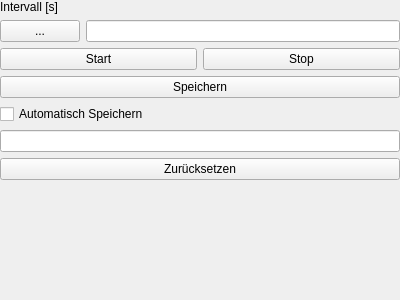
<?xml version="1.0" encoding="UTF-8"?>
<ui version="4.0">
 <class>gui::LoggerForm</class>
 <widget class="QWidget" name="gui::LoggerForm">
  <property name="geometry">
   <rect>
    <x>0</x>
    <y>0</y>
    <width>400</width>
    <height>300</height>
   </rect>
  </property>
  <property name="windowTitle">
   <string>Form</string>
  </property>
  <layout class="QVBoxLayout" name="verticalLayout">
   <property name="leftMargin">
    <number>0</number>
   </property>
   <property name="topMargin">
    <number>0</number>
   </property>
   <property name="rightMargin">
    <number>0</number>
   </property>
   <property name="bottomMargin">
    <number>0</number>
   </property>
   <item>
    <widget class="QLabel" name="label">
     <property name="text">
      <string>Intervall [s]</string>
     </property>
    </widget>
   </item>
   <item>
    <layout class="QHBoxLayout" name="horizontalLayout">
     <item>
      <widget class="QPushButton" name="pushButton">
       <property name="sizePolicy">
        <sizepolicy hsizetype="Fixed" vsizetype="Fixed">
         <horstretch>0</horstretch>
         <verstretch>0</verstretch>
        </sizepolicy>
       </property>
       <property name="text">
        <string>...</string>
       </property>
      </widget>
     </item>
     <item>
      <widget class="QLineEdit" name="lineEdit">
       <property name="sizePolicy">
        <sizepolicy hsizetype="Minimum" vsizetype="Fixed">
         <horstretch>0</horstretch>
         <verstretch>0</verstretch>
        </sizepolicy>
       </property>
      </widget>
     </item>
    </layout>
   </item>
   <item>
    <layout class="QHBoxLayout" name="horizontalLayout_2">
     <item>
      <widget class="QPushButton" name="pushButton_2">
       <property name="text">
        <string>Start</string>
       </property>
      </widget>
     </item>
     <item>
      <widget class="QPushButton" name="pushButton_3">
       <property name="text">
        <string>Stop</string>
       </property>
      </widget>
     </item>
    </layout>
   </item>
   <item>
    <widget class="QPushButton" name="pushButton_4">
     <property name="text">
      <string>Speichern</string>
     </property>
    </widget>
   </item>
   <item>
    <widget class="QCheckBox" name="checkBox">
     <property name="text">
      <string>Automatisch Speichern</string>
     </property>
    </widget>
   </item>
   <item>
    <widget class="QLineEdit" name="lineEdit_2">
     <property name="sizePolicy">
      <sizepolicy hsizetype="Minimum" vsizetype="Fixed">
       <horstretch>0</horstretch>
       <verstretch>0</verstretch>
      </sizepolicy>
     </property>
    </widget>
   </item>
   <item>
    <widget class="QPushButton" name="pushButton_5">
     <property name="text">
      <string>Zurücksetzen</string>
     </property>
    </widget>
   </item>
   <item>
    <spacer name="verticalSpacer">
     <property name="orientation">
      <enum>Qt::Vertical</enum>
     </property>
     <property name="sizeHint" stdset="0">
      <size>
       <width>20</width>
       <height>40</height>
      </size>
     </property>
    </spacer>
   </item>
  </layout>
 </widget>
 <resources/>
 <connections/>
</ui>
